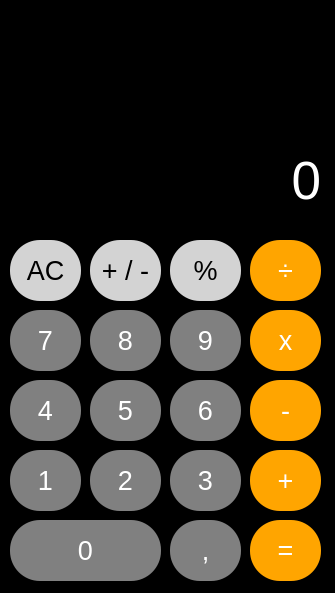
<?xml version="1.0" encoding="UTF-8"?>
<ui version="4.0">
 <class>MainWindow</class>
 <widget class="QMainWindow" name="MainWindow">
  <property name="geometry">
   <rect>
    <x>0</x>
    <y>0</y>
    <width>335</width>
    <height>593</height>
   </rect>
  </property>
  <property name="windowTitle">
   <string>Calculadora Iphone</string>
  </property>
  <property name="styleSheet">
   <string notr="true">#centralwidget{
	background: black;
}

.QLabel{
	color: white;
}

.QPushButton{
	color: white;
	background-color: gray;
	border-radius: 30px;
}

.QPushButton:hover{
	color: white;
	background-color: red;
}

#btn_igual, #btn_mais, #btn_menos, #btn_mult, #btn_div{
	background-color: orange;
}

#btn_limpar, #btn_invert, #btn_porc{
	color: black;
	background-color: lightgray;
}</string>
  </property>
  <widget class="QWidget" name="centralwidget">
   <widget class="QPushButton" name="btn_limpar">
    <property name="geometry">
     <rect>
      <x>10</x>
      <y>240</y>
      <width>71</width>
      <height>61</height>
     </rect>
    </property>
    <property name="font">
     <font>
      <pointsize>20</pointsize>
     </font>
    </property>
    <property name="text">
     <string>AC</string>
    </property>
    <property name="shortcut">
     <string>Del</string>
    </property>
   </widget>
   <widget class="QPushButton" name="btn_invert">
    <property name="geometry">
     <rect>
      <x>90</x>
      <y>240</y>
      <width>71</width>
      <height>61</height>
     </rect>
    </property>
    <property name="font">
     <font>
      <pointsize>20</pointsize>
     </font>
    </property>
    <property name="text">
     <string>+ / -</string>
    </property>
   </widget>
   <widget class="QPushButton" name="btn_porc">
    <property name="geometry">
     <rect>
      <x>170</x>
      <y>240</y>
      <width>71</width>
      <height>61</height>
     </rect>
    </property>
    <property name="font">
     <font>
      <pointsize>20</pointsize>
     </font>
    </property>
    <property name="text">
     <string>%</string>
    </property>
   </widget>
   <widget class="QPushButton" name="btn_div">
    <property name="geometry">
     <rect>
      <x>250</x>
      <y>240</y>
      <width>71</width>
      <height>61</height>
     </rect>
    </property>
    <property name="font">
     <font>
      <pointsize>20</pointsize>
     </font>
    </property>
    <property name="text">
     <string>÷</string>
    </property>
    <property name="shortcut">
     <string>/</string>
    </property>
   </widget>
   <widget class="QPushButton" name="btn_mult">
    <property name="geometry">
     <rect>
      <x>250</x>
      <y>310</y>
      <width>71</width>
      <height>61</height>
     </rect>
    </property>
    <property name="font">
     <font>
      <pointsize>20</pointsize>
     </font>
    </property>
    <property name="text">
     <string>x</string>
    </property>
    <property name="shortcut">
     <string>*</string>
    </property>
   </widget>
   <widget class="QPushButton" name="btn_8">
    <property name="geometry">
     <rect>
      <x>90</x>
      <y>310</y>
      <width>71</width>
      <height>61</height>
     </rect>
    </property>
    <property name="font">
     <font>
      <pointsize>20</pointsize>
     </font>
    </property>
    <property name="text">
     <string>8</string>
    </property>
    <property name="shortcut">
     <string>8</string>
    </property>
   </widget>
   <widget class="QPushButton" name="btn_9">
    <property name="geometry">
     <rect>
      <x>170</x>
      <y>310</y>
      <width>71</width>
      <height>61</height>
     </rect>
    </property>
    <property name="font">
     <font>
      <pointsize>20</pointsize>
     </font>
    </property>
    <property name="text">
     <string>9</string>
    </property>
    <property name="shortcut">
     <string>9</string>
    </property>
   </widget>
   <widget class="QPushButton" name="btn_7">
    <property name="geometry">
     <rect>
      <x>10</x>
      <y>310</y>
      <width>71</width>
      <height>61</height>
     </rect>
    </property>
    <property name="font">
     <font>
      <pointsize>20</pointsize>
     </font>
    </property>
    <property name="text">
     <string>7</string>
    </property>
    <property name="shortcut">
     <string>7</string>
    </property>
   </widget>
   <widget class="QPushButton" name="btn_menos">
    <property name="geometry">
     <rect>
      <x>250</x>
      <y>380</y>
      <width>71</width>
      <height>61</height>
     </rect>
    </property>
    <property name="font">
     <font>
      <pointsize>20</pointsize>
     </font>
    </property>
    <property name="text">
     <string>-</string>
    </property>
    <property name="shortcut">
     <string>-</string>
    </property>
   </widget>
   <widget class="QPushButton" name="btn_6">
    <property name="geometry">
     <rect>
      <x>170</x>
      <y>380</y>
      <width>71</width>
      <height>61</height>
     </rect>
    </property>
    <property name="font">
     <font>
      <pointsize>20</pointsize>
     </font>
    </property>
    <property name="text">
     <string>6</string>
    </property>
    <property name="shortcut">
     <string>6</string>
    </property>
   </widget>
   <widget class="QPushButton" name="btn_4">
    <property name="geometry">
     <rect>
      <x>10</x>
      <y>380</y>
      <width>71</width>
      <height>61</height>
     </rect>
    </property>
    <property name="font">
     <font>
      <pointsize>20</pointsize>
     </font>
    </property>
    <property name="text">
     <string>4</string>
    </property>
    <property name="shortcut">
     <string>4</string>
    </property>
   </widget>
   <widget class="QPushButton" name="btn_5">
    <property name="geometry">
     <rect>
      <x>90</x>
      <y>380</y>
      <width>71</width>
      <height>61</height>
     </rect>
    </property>
    <property name="font">
     <font>
      <pointsize>20</pointsize>
     </font>
    </property>
    <property name="text">
     <string>5</string>
    </property>
    <property name="shortcut">
     <string>5</string>
    </property>
   </widget>
   <widget class="QPushButton" name="btn_mais">
    <property name="geometry">
     <rect>
      <x>250</x>
      <y>450</y>
      <width>71</width>
      <height>61</height>
     </rect>
    </property>
    <property name="font">
     <font>
      <pointsize>20</pointsize>
     </font>
    </property>
    <property name="text">
     <string>+</string>
    </property>
    <property name="shortcut">
     <string>+</string>
    </property>
   </widget>
   <widget class="QPushButton" name="btn_3">
    <property name="geometry">
     <rect>
      <x>170</x>
      <y>450</y>
      <width>71</width>
      <height>61</height>
     </rect>
    </property>
    <property name="font">
     <font>
      <pointsize>20</pointsize>
     </font>
    </property>
    <property name="text">
     <string>3</string>
    </property>
    <property name="shortcut">
     <string>3</string>
    </property>
   </widget>
   <widget class="QPushButton" name="btn_1">
    <property name="geometry">
     <rect>
      <x>10</x>
      <y>450</y>
      <width>71</width>
      <height>61</height>
     </rect>
    </property>
    <property name="font">
     <font>
      <pointsize>20</pointsize>
     </font>
    </property>
    <property name="text">
     <string>1</string>
    </property>
    <property name="shortcut">
     <string>1</string>
    </property>
   </widget>
   <widget class="QPushButton" name="btn_2">
    <property name="geometry">
     <rect>
      <x>90</x>
      <y>450</y>
      <width>71</width>
      <height>61</height>
     </rect>
    </property>
    <property name="font">
     <font>
      <pointsize>20</pointsize>
     </font>
    </property>
    <property name="text">
     <string>2</string>
    </property>
    <property name="shortcut">
     <string>2</string>
    </property>
   </widget>
   <widget class="QPushButton" name="btn_igual">
    <property name="geometry">
     <rect>
      <x>250</x>
      <y>520</y>
      <width>71</width>
      <height>61</height>
     </rect>
    </property>
    <property name="font">
     <font>
      <pointsize>20</pointsize>
     </font>
    </property>
    <property name="styleSheet">
     <string notr="true"/>
    </property>
    <property name="text">
     <string>=</string>
    </property>
    <property name="shortcut">
     <string>Enter</string>
    </property>
   </widget>
   <widget class="QPushButton" name="btn_virg">
    <property name="geometry">
     <rect>
      <x>170</x>
      <y>520</y>
      <width>71</width>
      <height>61</height>
     </rect>
    </property>
    <property name="font">
     <font>
      <pointsize>20</pointsize>
     </font>
    </property>
    <property name="text">
     <string>,</string>
    </property>
    <property name="shortcut">
     <string>,</string>
    </property>
   </widget>
   <widget class="QPushButton" name="btn_0">
    <property name="geometry">
     <rect>
      <x>10</x>
      <y>520</y>
      <width>151</width>
      <height>61</height>
     </rect>
    </property>
    <property name="font">
     <font>
      <pointsize>20</pointsize>
     </font>
    </property>
    <property name="text">
     <string>0</string>
    </property>
    <property name="shortcut">
     <string>0</string>
    </property>
   </widget>
   <widget class="QLabel" name="display">
    <property name="geometry">
     <rect>
      <x>20</x>
      <y>50</y>
      <width>301</width>
      <height>161</height>
     </rect>
    </property>
    <property name="font">
     <font>
      <pointsize>40</pointsize>
     </font>
    </property>
    <property name="text">
     <string>0</string>
    </property>
    <property name="alignment">
     <set>Qt::AlignBottom|Qt::AlignRight|Qt::AlignTrailing</set>
    </property>
   </widget>
  </widget>
 </widget>
 <resources/>
 <connections/>
</ui>
